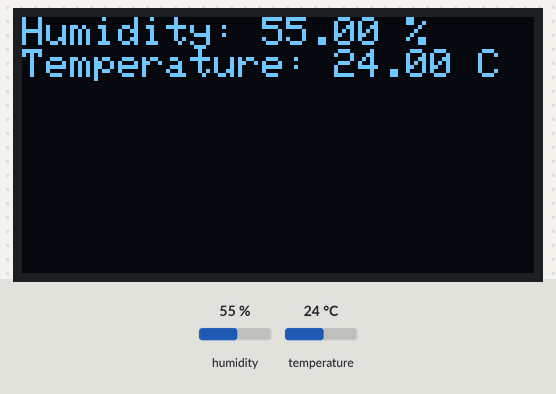
The program below on a simulated ESP32-S3. Parts: 128×64 one-colour display. The test bench sets the inputs (shaded band); at power-on: humidity 55 %, temperature 24 °C. What the program prints to the serial monitor is not drawn.

Above: at 3.2 s.
3.3 s: humidity set to 22 %
At 4.5 s:
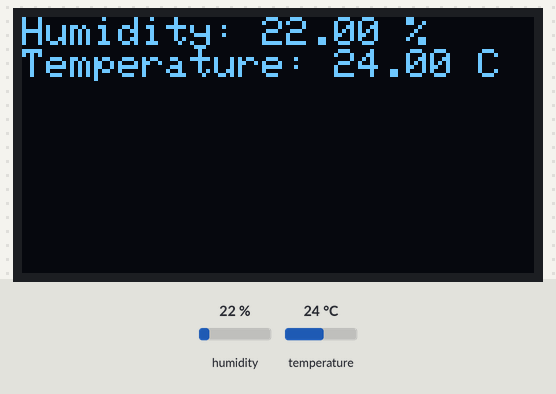
6.0 s: temperature set to 12 °C
At 7.2 s:
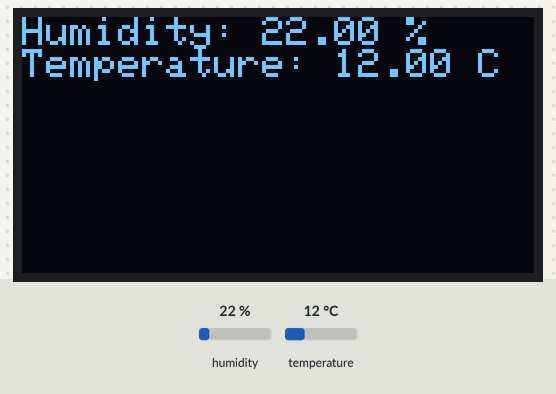
8.7 s: humidity set to 40 %
At 11.3 s:
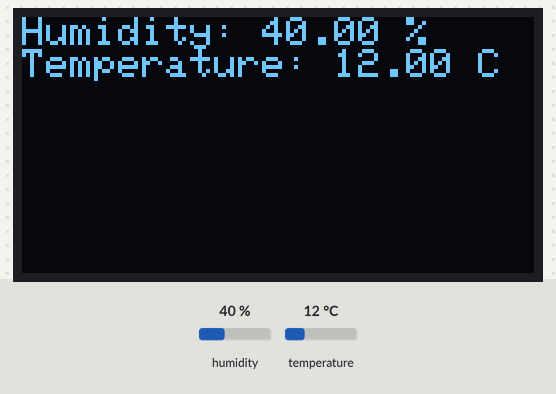
11.7 s: temperature set to 19 °C
Timing chart, 0 to 14.7 s (numbered marks = the images above; inputs shaded):
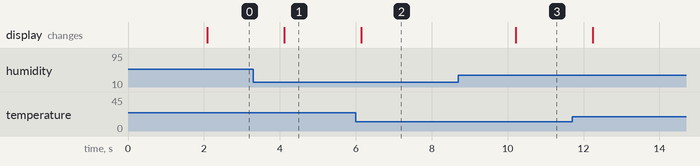

The program:

main.cpp
```cpp
#include <Wire.h>
#include <Adafruit_GFX.h>
#include <Adafruit_SSD1306.h>
#include <DHT.h>

#define SCREEN_WIDTH 128
#define SCREEN_HEIGHT 64
Adafruit_SSD1306 display(SCREEN_WIDTH, SCREEN_HEIGHT, &Wire, -1);

const int timeDelay = 2000;
const int DHT22Pin = 33;
float Humidity, Temperature;

DHT MyDHT(DHT22Pin, DHT22);

void setup() {

  Serial.begin(115200);
  MyDHT.begin();
  Wire.begin(21, 22); // SDA, SCL

  if(!display.begin(SSD1306_SWITCHCAPVCC, 0x3C)) {
    while (true); // Stop while OLED not found
  }
  display.clearDisplay();
  display.setTextSize(1);
  display.setTextColor(SSD1306_WHITE);
  display.setCursor(0,0);
  display.println("DHT22 Sensor Test");
  display.display(); // Send to OLED
  delay(timeDelay);
}

void loop() {
  Humidity = MyDHT.readHumidity();
  Temperature = MyDHT.readTemperature();

  if (isnan(Humidity)||isnan(Temperature)) {
    Serial.println("Reading Failed");
  }
  else {
    Serial.print(Humidity);
    Serial.println(Temperature);

    display.clearDisplay();
    display.setTextSize(1);
    display.setTextColor(SSD1306_WHITE);
    display.setCursor(0,0);
    display.print("Humidity: ");
    display.print(Humidity);
    display.println(" %");
    display.print("Temperature: ");
    display.print(Temperature);
    display.println(" C");
    display.display(); // Send to OLED
  }
  delay(timeDelay);
}
```

Measured:
- after the input at 3.3 s, the display: changes after 0.82 s (image 1)
- after the input at 6.0 s, the display: changes after 0.15 s (image 2)
- after the input at 8.7 s, the display: changes after 1.5 s (image 3)
